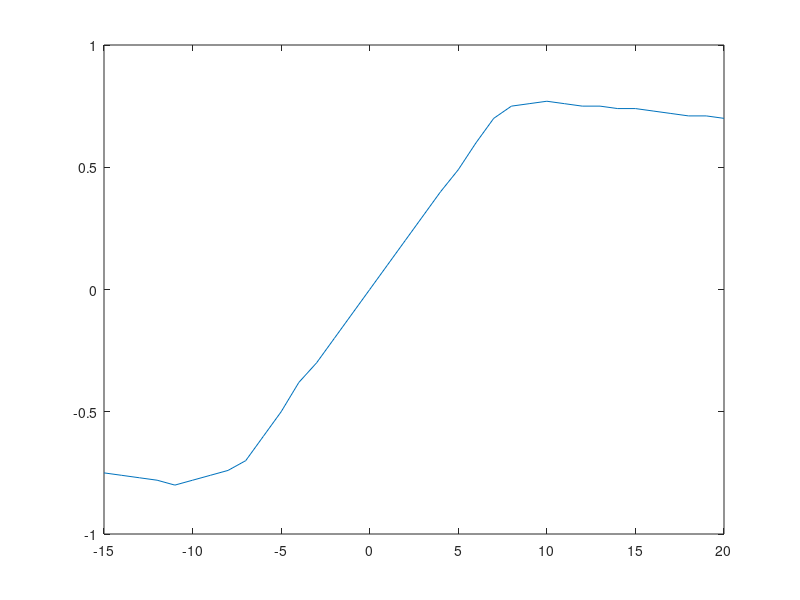

This figure's MATLAB source: (Note: this script raises an error after producing the figure.)
%% ----------------------- Team Glider Design -------------------------- %%
%% Cleaning
clear;
clc;
close all;
%% Variables
% Provided flat plate CL and CD values with respect to AOA
plateCl = [-.75 -.76 -.77 -.78 -0.8 -0.78 -.76 -.74 -.7 -.6 -.5 -.38 -.3 -.2 -.1 0 .1 .2 .3 .4 .49 .6 .7 .75 .76 .77 .76 .75 .75 .74 .74 .73 .72 .71 .71 .7];
plateCd = [.21 .2 .19 .18 .17 .15 .13 .11 .09 .07 .05 .04 .02 .01 .005 0  .005 .01 .015 .02 .05 .065 0.09 .11 .13 .15 .17 .19 .199 .21 .22 .23 .25 .27 .285 .29];
plateAOA = [-15:1:20];
ReCr = 140000;

% Air properties assuming altiitude of 1500 m
mu      = 1.74 * 10^-5;                                                    % Air viscosity [kg/m*s]
rhoAlt  = 1.0581;                                                          % Air density [kg/m^3]
ReL     = 1000000;                                                         % Local Reynold's value (can't remember where this number is from - maybe milestone 1
rhoFoam = 0.295 / 1000;                                                    % Density of Dollar Tree foam [kg/m^3]
g       = 9.81;                                                            % Acceleration of gravity [m/s^2]

% Design properties
h        = 7;                                                              % Initial launch height[m]
b        = nan;                                                            % Wing span [m]
AR       = nan;                                                            % Aspect ratio
Swet     = nan;                                                            % Wetted area [m^2]
Sref     = nan;                                                            % Wing planform area [m^2]
Srest    = nan;                                                            % Surface area of fuselage and tail [m^2]
Sh       = nan;                                                            % Planform area of horizontal tail [m^2]
c        = nan;                                                            % Chord of wing [m]
cBar     = Sref / b;                                                       % Mean aerodynamic chord [m]
cr       = nan;                                                            % Root chord [m]
ct       = nan;                                                            % Tip chord [m]
lambda   = ct / cr;                                                        % Taper ratio
mass     = nan;                                                            % Weight [kg]
e        = 0.9;                                                            % Estimated span efficiency factor
% e0       = (1.78*(1-(0.045*(AR^0.68)))) - 0.64;                            % Oswald's efficiency factor
e0       = 1;                                                              % Oswald's efficiency factor
V        = 7;                                                              % Velocity [m/s]
Wfuse    = nan;                                                            % Fuselage weight [N]
WHTail   = nan;                                                            % Horizontal tail (?) weight [N]
WVTail   = nan;                                                            % Vertical tail (?) weight [N]
WBallast = nan;                                                            % Ballast weight [N]
WPay     = nan;                                                            % Payload weight [N]
Wwing    = Sref*rhoFoam*g;                                                 % Wing weight [N]
Wrest    = Wfuse + WHTail + WVTail + WBallast + WPay;                      % Weight of glider without wings [N]
% WTO      = Wfuse + Wwing + WHTail + WVTail + WBallast + WPay;              % Takeoff weight [N]
WTO      = Wrest + Wwing;                                                  % Takeoff weight [N]
WingLoad = WTO / Sref;                                                     % Wing loading [N]
EPitCon  = nan;                                                            % Elevator pitch control [deg] (+/- 10 deg)
xCg      = nan;                                                            % Longitudinal stability center of gravity location [m] (0c < xCg < 1.0c)
xACv     = nan;                                                            % Vertical tail aerodynamic center [m]
Vh       = nan;                                                            % Horizontal tail volume [m^3] (0.3 < Vh < 0.6)
Vv       = nan;                                                            % Vertial tail volume [m^3] (0.02 < Vv < 0.05)
B        = nan;                                                            % Spiral parameter (B > 5)
dAngle   = nan;                                                            % Dihedral angle [deg]
ep0      = 0;                                                              % Downwash on tail at L = 0
iT       = nan;                                                            % Horizontal tail incident angle [deg]
angTail  = nan;                                                            % Tail angle of attack [deg]
Cmcg     = nan;                                                            % Coefficient of moment about center of gravity (=0 for trimmed flight)
Cmacw    = nan;                                                            % Coefficient of moment about wing aerodynamic center (approximate with 2D airfoil value)
CLw      = nan;                                                            % Coefficient of lift for wing at max range or max endurance (= to whole aircraft CL)
CLht     = nan;                                                            % Coefficient of lift for horizontal tail (flat plate approx)

%% ----------------------------- Analysis ------------------------------ %%
%% Estimated Lift Curve
fit2D = polyfit(plateAOA, plateCl, 1);                                     % Best fit line for Cl vs AOA
a0 = fit2D(1);                                                             % Save value of slope
fit2D = polyfit(plateCl, plateAOA, 1);                                     % Best fit line for AOA vs Cl (for finding AOA @ L=0)
angle0lift = polyval(fit2D, 0);                                            % Angle of attack at 0 lift
a = a0 / (1 + (57.3 * a0)/(pi * e * AR));                                  % 3D lift slope
calcCL = a .* (plateAOA - angle0lift);                                     % 3D coefficient of lift

%% Whole Aircraft Drag Polar
xCr = (ReCr * mu) / (rhoAlt * V);
CfTurbTotal = 0.074/(ReL^0.2);                                             % Total Wing Turbulent Cf
CfTurbLeft = 0.0592/(ReCr^0.2);                                            % Turbulent Cf to be subtracted from total
CfLamLeft = 0.664/sqrt(ReCr);                                              % Laminar Cf
CfTotal = 2*(CfTurbTotal - CfTurbLeft + CfLamLeft);                        % Total Cf for both wings

CDMin = CfTotal * (Swet / Sref);
CDwing = plateCd + (calcCL.^2 / (pi * e * AR));
fitDrag = polyfit(CDwing, calcCL,2 );                                      % Best fit line for finding CLminD
CLminD = polyval(fitDrag, min(CDwing));                                    % CL at min drag
CD0 = CDMin + (CLminD^2 / (pi*e*AR));                                      % Parasite drag
CD = CD0 + (calcCL.^2 / (pi*e*AR));                                        % Calculate whole aircraft coefficient of drag

%% Weight/Mass Estimation and Sizing


%% Longitudinal Static Stability and Trim


%% Lateral Directional Stability


%% Estimated Performance
LoD = calcCL ./ CD;                                                        % Find L/D values
LoDMax = max(LoD);                                                         % Find maximum L/D value
maxCL = calcCL(LoD == LoDMax);                                             % CL at L/D max
maxCD = CD(LoD == LoDMax);                                                 % CD at L/D max
theta = maxCD / maxCL;                                                     % Glide angle [deg]
sinkRate = V * sin(theta);                                                 % Sink rate of glider [m/s]

maxRange = h * LoDMax;                                                     % Max glide range [m]
maxRVel = sqrt(2*WingLoad ./ (maxCL * rhoAlt * Sref));                     % Max range velocity [m/s]
maxREndur = h / sinkRate;                                                  % Glide endurance [s]

%% Graphs
% Lift Curve Plots
figure();
plot(plateAOA, plateCl)
hold on;
plot(plateAOA, calcCL)
yline(0);
xline(0);
hold off;
grid on;
title('Estimated Lift Curves')
xlabel('Angle of Attack [deg]')
ylabel('Coefficient of Lift')
legend('2D Approx.', '3D Approx.', 'Location', 'Northwest')

% Whole Aircraft Drag Polar
figure();
plot(plateAOA, CD)
grid on;
title('Whole Aircraft Drag Polar')
xlabel('Angle of Attack [deg]')
ylabel('Coefficient of Drag')

%% Outputs
cost = mass * 1000;
summary = table(maxRange, maxRVel, maxREndur, EPitCon, xCg, Vh, Vv, B, b, cost);
summary.Properties.VariableNames = {'MaxGlideRange', 'MaxGlideRangeVelocity', 'MaxGlideEndurance', 'ElevatorPitchControl', 'XcgLocation', 'HorzTailVolume', 'VertTailVolume', 'Spiral', 'Wingspan', 'Cost'};